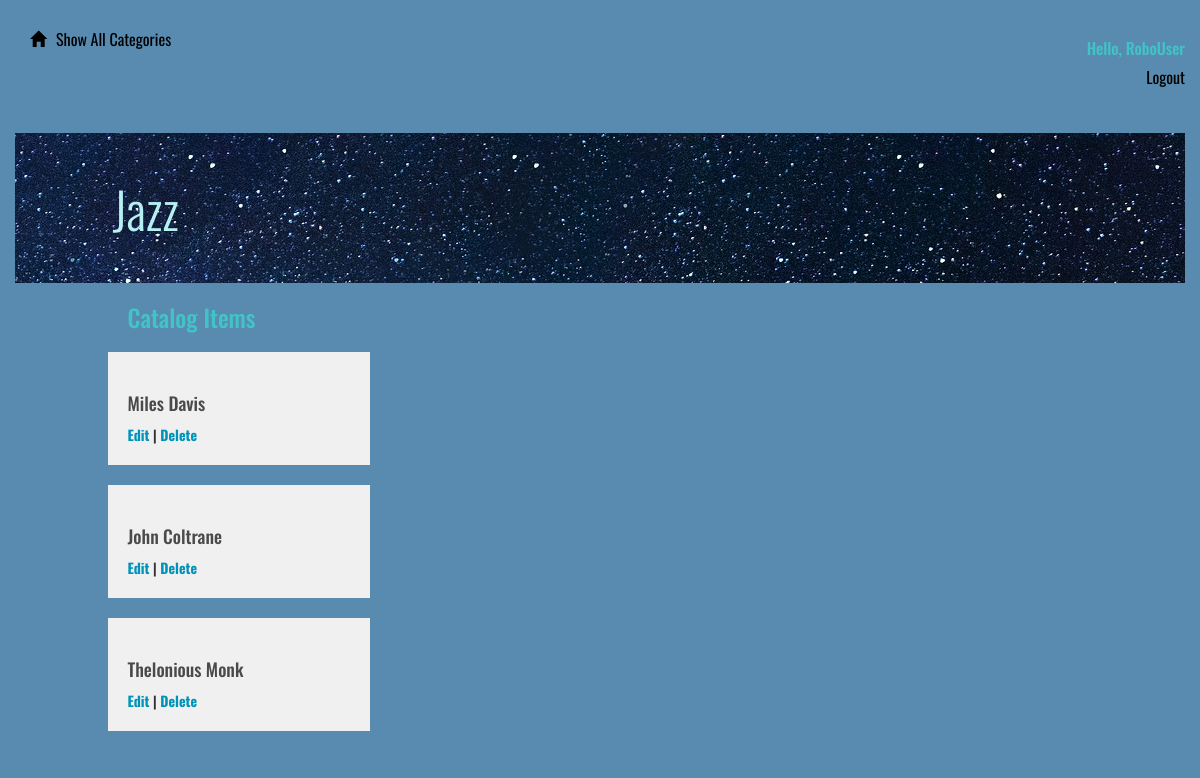
The app's page /catalog/Jazz/items (signed in), older data.
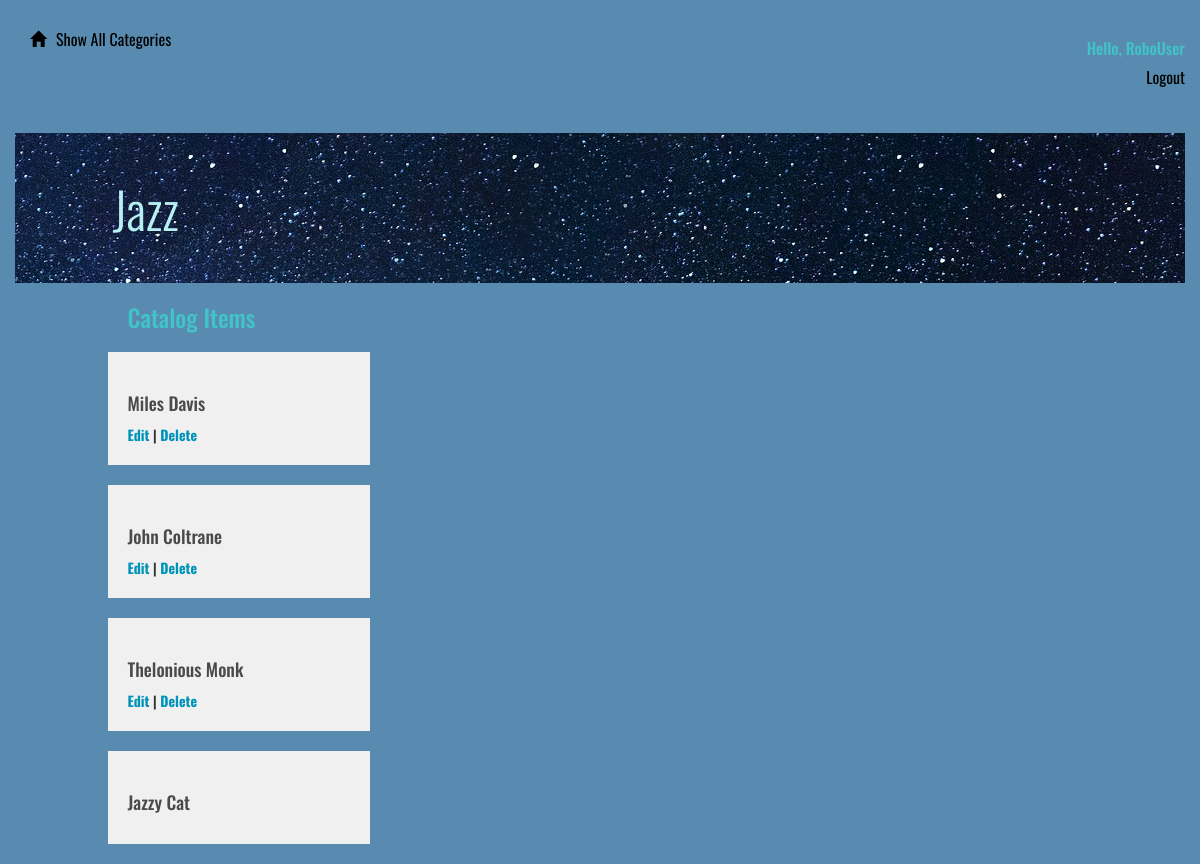
The same page, newer data.
### models.py (models this page shows, shortened)
class CatalogItem(Base):
    __tablename__ = 'catalog_item'
    name = Column(String(80), nullable=False)
    id = Column(Integer, primary_key=True)
    description = Column(String(1000))
    category_id = Column(Integer, ForeignKey('category.id'))
    category = relationship(Category)
    user_id = Column(Integer, ForeignKey('user.id'))
    user = relationship(User)

### application.py (the view)
@app.route('/catalog/<string:category>/items')
def showItemsInCategory(category):
    category_obj = session.query(Category).filter_by(name=category).one()
    items = session.query(CatalogItem).filter_by(
        category_id=category_obj.id).all()
    return render_template('catalog.html', category=category_obj, items=items,
                           session=login_session)

### templates/catalog.html (shortened to what this page needs)
{% extends "main.html" %}
{% block content %}
{% include "header.html" %}
	<div class="row divider green">
		<div class="col-md-12"></div>
	</div>
	<div class="row banner menu">
		<div class="col-md-11 col-md-offset-1 padding-none">
			<a href="{{url_for('showItemsInCategory', category = category.name)}}">
				<h1>{{category.name}}</h1>
			</a>
		</div>
	</div>
	{% if items !=[] %}
		<div class="row">
			<div class="col-md-1"></div>
			<div class="col-md-3">
				<h2>Catalog Items</h2>
					{% for item in items %}
						<div class="catalog-item">
							<a href='{{url_for('viewCatalogItem', category=category.name, item=item.name )}}'><h3>{{item.name}}</h3></a>
							 {%if item.user.username == session['username'] %}
							<a href='{{url_for('editCatalogItem', item=item.name ) }}'>Edit</a> |
							<a href='{{url_for('deleteItem', item=item.name ) }}'>Delete</a>
							{% endif %}
						</div>
					{% endfor %}
			</div>
			<div class="col-md-1"></div>
		</div>
	{% endif %}
{% endblock %}

Row changes from the older to the newer data that the page shows:
added CatalogItem: name "Jazzy Cat"
